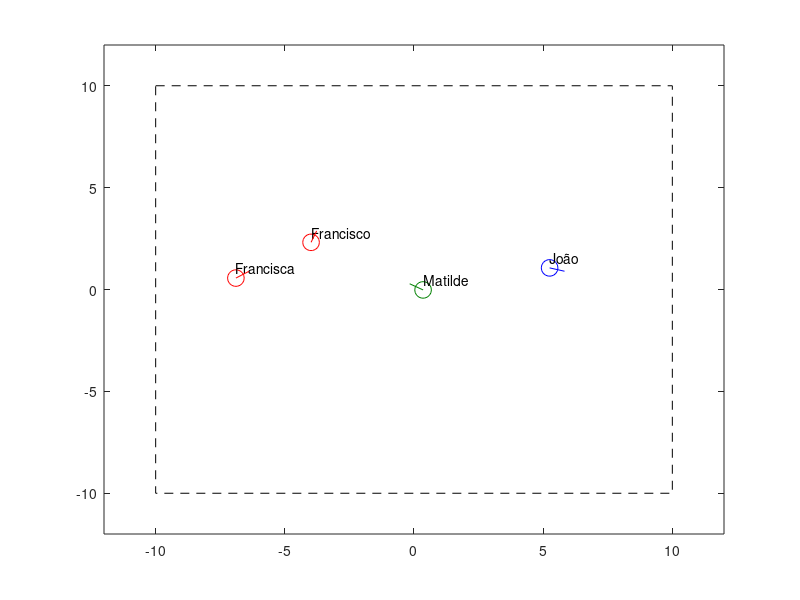

Here is the MATLAB script that generated this plot: (Note: this script raises an error after producing the figure.)
% usar F5 para executar
clc % limpar o command window
clear all % limpar todas as variaveis da memoria
close all % limpar todas as figuras

%% Desenhar a Arena

plot([-10, 10, 10, -10, -10], ...
     [10, 10, -10, -10, 10], ...
     '--k')
axis([-12 12 -12 12])
hold on;

%% Parâmetros do jogo
vmax = 0.6;

%% Criar as equipas
i = 0;

i = i + 1;
s(i).name = 'Francisco';
s(i).team = 0; % red
s(i).color = [1 0 0];
s(i).x = rand * 16 -8;
s(i).y = rand * 16 -8;
s(i).ang = rand*2*pi;
s(i).killed = 0;

i = i + 1;
s(i).name = 'Francisca';
s(i).team = 0;  % red
s(i).color = [1 0 0];
s(i).x = rand * 16 -8 ;
s(i).y = rand * 16 -8;
s(i).ang = rand*2*pi;
s(i).killed = 0;


i = i + 1;
s(i).name = 'Matilde';
s(i).team = 1;  % green
s(i).color = [0 0.5 0];
s(i).x = rand * 16 -8;
s(i).y = rand * 16 -8;
s(i).ang = rand*2*pi;
s(i).killed = 0;

i = i + 1;
s(i).name = 'João';
s(i).team = 2; % blue
s(i).color = [0 0 1];
s(i).x = rand * 16 -8 ;
s(i).y = rand * 16 -8;
s(i).ang = rand*2*pi;
s(i).killed = 0;

%% Desenhar jogadores na posição inicial
for i=1:size(s,2) % size(s,2) dá o número de jogadores
    s(i).hcircle = plot(s(i).x, s(i).y, 'o', 'Color', s(i).color, 'MarkerSize', 12);
    s(i).htext = text(s(i).x, s(i).y + 0.5, s(i).name);
    s(i).harrow = plot([s(i).x, s(i).x +  vmax * cos(s(i).ang)], ...
        [s(i).y, s(i).y +  vmax * sin(s(i).ang)], '-', 'Color', s(i).color);
end

%% JOGO __________________________________________________
for k=1:50


    %% Movimentar Jogadores
    for i=1:size(s,2) % size(s,2) dá o número de jogadores
        s = movePlayer(s, i, vmax);
    end

    %% Jogador fora da arena
    for i=1:size(s,2) % size(s,2) dá o número de jogadores

        if (s(i).x < -10 || s(i).x > 10 || ...
                s(i).y < -10 || s(i).y > 10)
            s(i).killed = 1;
        end

    end


    %% Jogador que caça outro

    %% Desenhar jogadores
    for i=1:size(s,2) % size(s,2) dá o número de jogadores
        set(s(i).hcircle, 'XData', s(i).x , 'YData', s(i).y)

        xtip = s(i).x +  vmax * cos(s(i).ang);
        ytip = s(i).y +  vmax * sin(s(i).ang);
        set(s(i).harrow,  'XData', [s(i).x, xtip] , ...
            'YData', [s(i).y, ytip])
      
        set(s(i).htext, 'Position', [s(i).x, s(i).y+0.5, 0]);
        if s(i).killed == 1
            set(s(i).htext, 'String', [s(i).name ' (Killed)']);
        end

         
        
    end

    pause(0.3)
end
